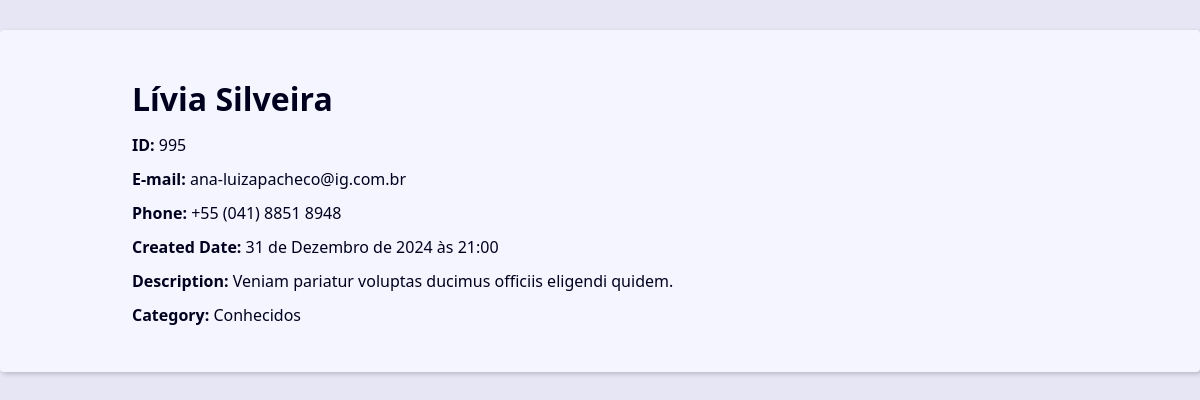
The app's page /995/ with its own data.
### contact/models.py (models this page shows, shortened)
class Contact(models.Model):
  first_name = models.CharField(max_length=50)
  last_name = models.CharField(max_length=50, blank=True)
  phone = models.CharField(max_length=50)
  email = models.EmailField(max_length=100, blank=True)
  create_date = models.DateTimeField(default=timezone.now)
  description = models.TextField(max_length=254, blank=True)
  show = models.BooleanField(default=True)
  picture = models.ImageField(blank=True, upload_to='pictures/%Y/%m')
  category = models.ForeignKey(Category, on_delete=models.SET_NULL, blank=True, null=True)
  owner = models.ForeignKey(User, on_delete=models.SET_NULL, blank=True, null=True)

class Category(models.Model):
  class Meta:
    verbose_name = 'Category'
    verbose_name_plural = 'Categories'
  name = models.CharField(max_length=50)

### contact/views/contact_views.py (the view)
# urls.py: path('<int:contact_id>/', views.contact, name='contact'),
def contact(request, contact_id):
  single_contact = Contact.objects.filter(id=contact_id, show=True).first()
  if single_contact is None:
    raise Http404()
  context = {
    'contact': single_contact
  }
  return render(
    request,
    'contact/pages/contact.html',
    context,
  )

### contact/templates/contact/pages/contact.html
{% extends "global/base.html" %}
{% block content %}
  <div class="single-contact">
    <h1 class="single-contact-name">
      {{contact.first_name}} {{contact.last_name}}
    </h1>
    <p><b>ID: </b> {{contact.id}}</p>
    <p><b>E-mail: </b> {{contact.email}}</p>
    <p><b>Phone: </b> {{contact.phone}}</p>
    <p><b>Created Date: </b> {{contact.create_date}}</p>
    <p><b>Description: </b> {{contact.description}}</p>
    <p><b>Category: </b> {{contact.category.name}}</p>
  </div>
{% endblock content %}

### base_static/global/css/style.css (style rules this page uses)
:root { --spacing: 1.5rem; --link-dark-color: rgb(0, 83, 134); --link-light-color: rgb(156, 217, 255); --clr-white: rgb(245, 245, 255); --clr-black: rgb(0, 0, 30); --clr-light-gray: rgb(230, 230, 245); --clr-dark-shadow-5: rgba(0, 0, 10, 5%); --clr-dark-shadow-10: rgba(0, 0, 10, 10%); --clr-dark-shadow-20: rgba(0, 0, 10, 20%); --clr-light-shadow-5: rgba(200, 200, 255, 5%); --clr-light-shadow-10: rgba(200, 200, 255, 10%); --clr-light-shadow-20: rgba(200, 200, 255, 20%); --main-page-width: 120rem; --table-min-width: 60rem; --biggest-font-size: 5rem; --bigger-font-size: 4rem; --big-font-size: 3.2rem; --medium-font-size: 2.4rem; --small-font-size: 1.6rem; --smaller-font-size: 1.4rem; --smallest-font-size: 1.2rem; --transition-fast: 300ms; --transition-medium: 600ms; --transition-slow: 1s; --default-border-radius: 4px; }
*, *::before, *::after { margin: 0; padding: 0; box-sizing: border-box; }
html { font-size: 62.5%; }
body { font-family: system-ui, -apple-system, BlinkMacSystemFont, 'Segoe UI', Roboto, Oxygen, Ubuntu, Cantarell, 'Open Sans', 'Helvetica Neue', sans-serif; line-height: 1.5; font-size: var(--small-font-size); color: var(--clr-black); -webkit-font-smoothing: antialiased; background: var(--clr-light-gray); }
@media (min-width: 600px) { .single-contact { max-width: 80%; margin: calc(var(--spacing) * 2) auto; } }
.single-contact h1 { margin: 1rem 0; }
.single-contact p { margin: 1rem 0; }

### records on screen
Contact: first_name "Lívia", last_name "Silveira", id "995", email "ana-luizapacheco@ig.com.br", phone "+55 (041) 8851 8948", create_date "31 de Dezembro de 2024 às 21:00", description "Veniam pariatur voluptas ducimus officiis eligendi quidem.", category.name "Conhecidos"
